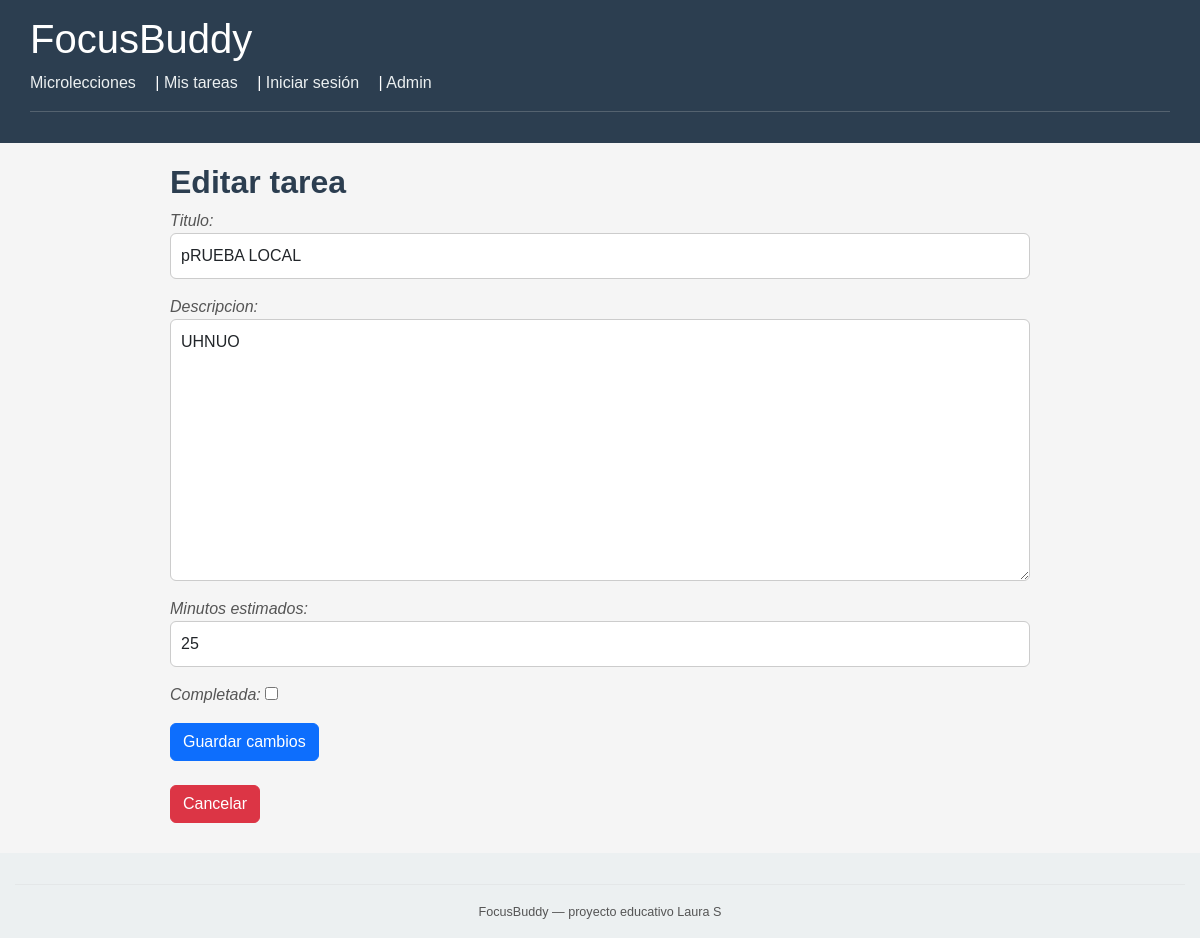
/tareas/15/editar/, run on the app's committed database.
### core/models.py (models this page shows, shortened)
class Tarea(models.Model):
    usuario = models.ForeignKey(
        Usuario,
        on_delete=models.CASCADE,
        related_name='tareas',
        null=True,
        blank=True
    )
    titulo = models.CharField(max_length=200)
    descripcion = models.TextField(blank=True)
    minutos_estimados = models.PositiveIntegerField(default=25)
    completada = models.BooleanField(default=False)
    creada_en = models.DateTimeField(auto_now_add=True)

### core/views.py (the view)
# urls.py: path('tareas/<int:tarea_id>/editar/', views.editar_tarea, name='editar_tarea'),
def editar_tarea(request, tarea_id):
    tarea = get_object_or_404(Tarea, pk=tarea_id)
    if request.method == 'POST':
        form = TareaForm(request.POST, instance=tarea)
        if form.is_valid():
            form.save()
            return redirect('core:detalle_tarea', tarea_id=tarea.id)
    else:
        form = TareaForm(instance=tarea)
    return render(request, 'core/editar_tarea.html', {'form': form, 'tarea': tarea})

### core/forms.py
class TareaForm(forms.ModelForm):
    class Meta:
        model = Tarea
        fields = ['titulo', 'descripcion', 'minutos_estimados', 'completada']
        widgets = {
            'titulo': forms.TextInput(attrs={'class': 'form-control'}),
            'descripcion': forms.Textarea(attrs={'class': 'form-control'}),
            'minutos_estimados': forms.NumberInput(attrs={'class': 'form-control'}),
            'completada': forms.CheckboxInput(attrs={'class': ''}),
        }

### core/templates/core/editar_tarea.html (shortened to what this page needs)
{% extends "core/base.html" %}
{% block content %}
<h2>Editar tarea</h2>
<form method="POST">
  {{ form.as_p }}
  <button type="submit" class="btn btn-primary">Guardar cambios</button>
</form>
<br>
<a href="{% url 'core:detalle_tarea' tarea.id %}" class="btn btn-danger">Cancelar</a>
{% endblock %}

### core/static/core/style.css (style rules this page uses)
body { font-family: 'Arial', sans-serif; background-color: #f5f5f5; color: #333; margin: 0; padding: 0; }
h2, h3 { color: #2c3e50; font-weight: bold; }
p { font-style: italic; color: #555; }
.form-control { width: 100%; padding: 10px; border-radius: 6px; border: 1px solid #ccc; font-size: 1rem; }

### data on the page
Tarea: titulo "pRUEBA LOCAL", descripcion "UHNUO", minutos_estimados "25"
